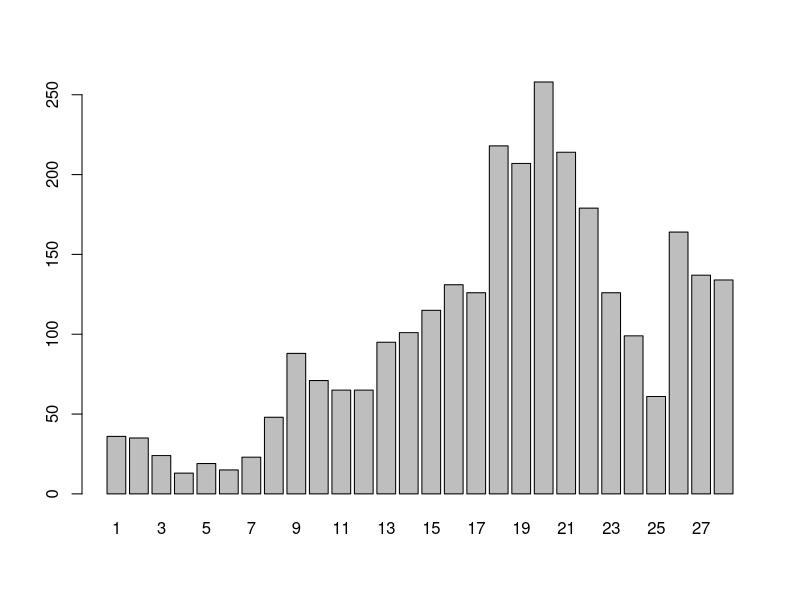
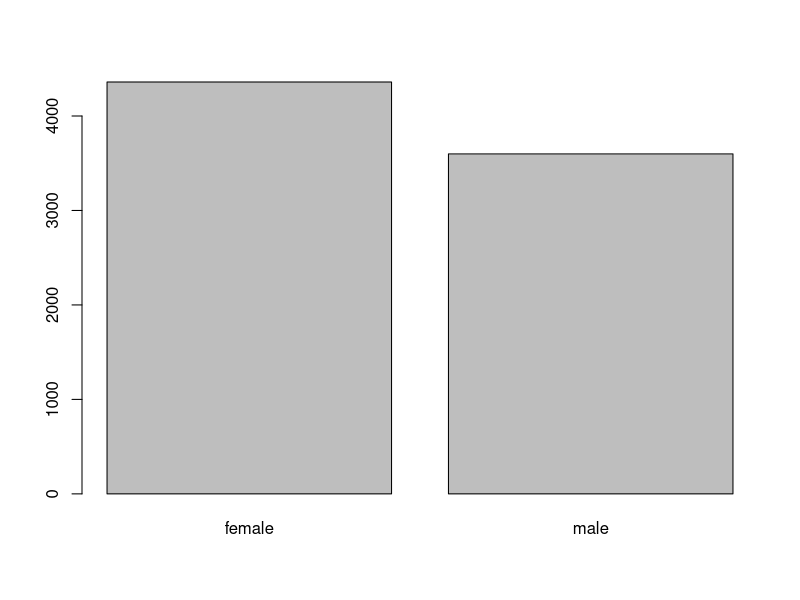
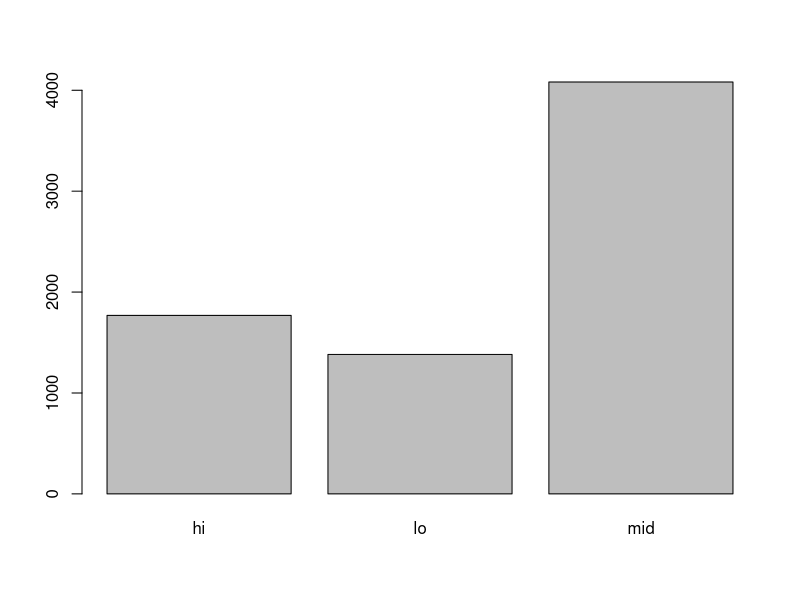
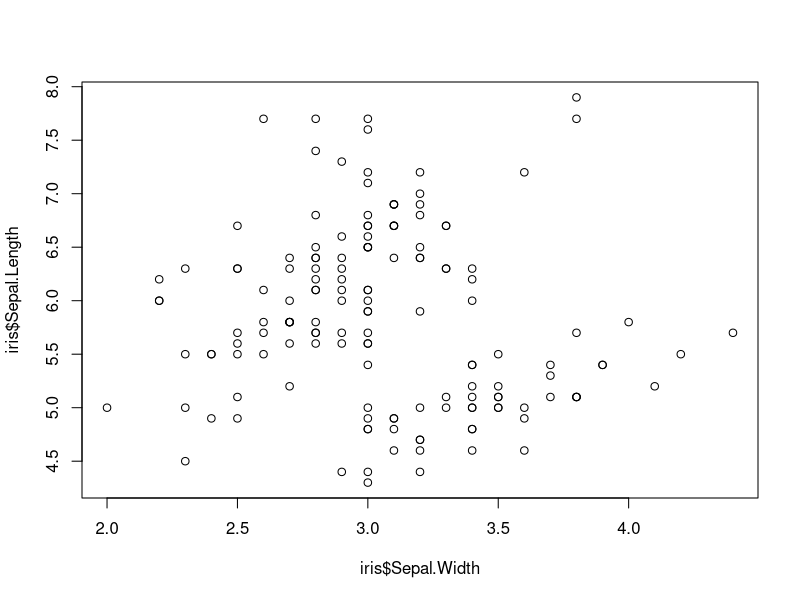
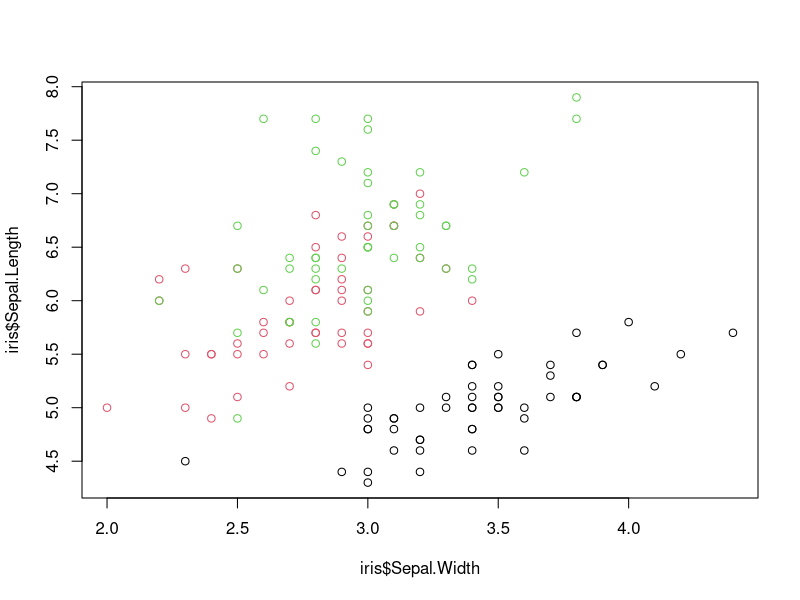

Source code (R) for these figures, in order: (Note: this script raises an error after producing the figures.)
### read data and check missings ###############################################
# === === === === === === === === === === === === === === === === === === 

# read in the data and do some initial inspection
dat <- read.csv("datasets/gss_2016_test.csv") 

# check for na's (none, yay!...but are there *really* none?!)
colSums(is.na(dat))

str(dat)
head(dat, n=5)


### basic cleanup and recoding #################################################
# === === === === === === === === === === === === === === === === === === 

# now check + clean up + transform columns as necessary

# `id` is an identifier, not a number
dat$id <- paste0("resp", dat$id)

# `form` has just two levels
table(dat$form)

# so we can recode it with `ifelse()`
dat$form <- ifelse(dat$form==1, "standard", "alternate_y")

# `sex` has just two levels
table(dat$sex)

# so we can recode it with `ifelse()`
dat$sex <- ifelse(dat$sex==1, "male", "female")

# income has lots of different values
# ALSO BTW YAY FIRST PLOT! 
barplot(table(dat$INCOME16))

# so we'll have to recode it in a more mechanical fashion...


# one option:
# recode income to `hi` or `mid` or `lo`, according to external values
lo  <- 1:12; mid <- 13:21; hi  <- 22:26
dat$income_cat <- ifelse(
  dat$INCOME16 %in% lo, "lo", ifelse(
    dat$INCOME16 %in% mid, "mid", ifelse(
      dat$INCOME16 %in% hi, "hi", NA
    )
  )
); rm(lo); rm(mid); rm(hi)


# another option:
# read in external vals as a table, and just sub in values for numeric codes
income <- read.csv(
  "datasets/lookup_income.csv", header=FALSE, col.names=c("num","val"), 
  stringsAsFactors=FALSE
)
# make a vector with values equal to income$val, and names income$num
income_lkup        <- as.vector(income$val)
names(income_lkup) <- income$num

# recode the income column by matching vals w the lookup table names
dat$income_range <- income_lkup[match(dat$INCOME16, names(income_lkup))]

# remove the original income col
dat$INCOME16 <- NULL


### a slightly more complicated case ##########################################
# === === === === === === === === === === === === === === === === === === 

# let's check out the race cols again
table(dat$racecen1, useNA="always")
table(dat$racecen2, useNA="always")

# kinda messy...let's just extract the census's notion of "ethnicity"
# (i.e. hispanic or non-hispanic)

# first read in our associative array of keys and values
race <- read.csv(
  "datasets/lookup_race.csv", header=FALSE, col.names=c("num","val"),
  stringsAsFactors=FALSE
)
race_lkup        <- as.vector(race$val)
names(race_lkup) <- race$num

dat$racecen1 <- ifelse(dat$racecen1 %in% c(0,98,99), NA, dat$racecen1)
dat$racecen2 <- ifelse(dat$racecen2 %in% c(0,98,99), NA, dat$racecen2)

dat$racecen1 <- race_lkup[match(dat$racecen1, names(race_lkup))]
dat$racecen2 <- race_lkup[match(dat$racecen2, names(race_lkup))]

dat$hisp <- ifelse(
  dat$racecen1=="Hispanic", "hispanic", "nonhispanic"
)
dat$hisp[dat$racecen2=="Hispanic"] <- "hispanic"

# now we can safely eliminate the `racecen1/2` columns
dat$racecen1 <- NULL; dat$racecen2 <- NULL



### reorganize columns as desired, toss unused ones ###########################
# === === === === === === === === === === === === === === === === === === 

# now we have everything except the outcome vars
# reorganize the df the way we want it
dem_cols  <- c("id", "year", "form", "sex", "age", "income_cat", "hisp")
item_cols <- names(dat)[startsWith(names(dat), "nat")]
dat <- dat[, c(dem_cols, item_cols)]


### deriving the outcome variable with `reshape2::melt()` #####################
# === === === === === === === === === === === === === === === === === === 

# NATFARE/NATFAREY/NATCITY/NATCITYY/NATRACE/NATRACEY
#    9        "No answer"
#    8        "Don't know"
#    3        "Too much"
#    2        "About right"
#    1        "Too little"
#    0        "Not applicable"

library("reshape2")

dat <- melt(dat, id.vars=dem_cols)

dat$variable <- as.character(dat$variable)

names(dat)[names(dat)=="variable"] <- "item"
names(dat)[names(dat)=="value"]    <- "response"

# let's check out what we have now:
head(dat, n=10)

# toss all the rows w/o real answers
dat <- dat[!dat$response %in% c(9, 8, 0), ]

# make a lookup table for the responses
val_lkup <- c(`1`="too little", `2`="about right", `3`="too much")

# recode responses as character
dat$response <- as.character(val_lkup[match(dat$response, names(val_lkup))])

# look at a table
table(dat$response, useNA="ifany")
table(dat$item, useNA="ifany")

# for now we'll just toss all y's to make life easier
dat$item <- gsub("y", "", dat$item)

# confirm that we have just three vals now
table(dat$item, useNA="ifany")



### summarizing the data ######################################################
# === === === === === === === === === === === === === === === === === === 

# many ways to summarize data by groups!

# frequency tables
table(dat$sex, dat$response)
table(dat$income_cat, dat$response)

# tables can have arbitrary dimensions, but even three is tough to parse...
# table(dat$sex, dat$income_cat, dat$response)

# cross-tabulate 
xtabs( ~ sex + income_cat, data=dat)
xtabs( ~ response + sex + income_cat, data=dat)

# marginal proportions
# **exercise** try setting margin=2
prop.table(xtabs( ~ response + income_cat, data=dat), margin=1)
prop.table(table(dat$response, dat$income_cat), margin=1)

# dplyr::summarize()/group_by() is my drug of choice:
library("dplyr")
dat %>% group_by(sex, income_cat) %>% summarize(
  num_obs = length(response),
  num_toolittle = sum(response=="too little", na.rm=TRUE),
  prop_toolittle  = num_toolittle / num_obs,
  num_aboutright = sum(response=="about right", na.rm=TRUE),
  prop_aboutright = num_aboutright / num_obs,
  num_toomuch = sum(response=="too much", na.rm=TRUE),
  prop_toomuch = num_toomuch / num_obs
  # the `mutate_if()` is just to make it display nicer
) %>% mutate_if(is.numeric, round, digits=3) %>% data.frame()

dat %>% group_by(item, form) %>% summarize(
  num_obs = length(response),
  num_toolittle = sum(response=="too little", na.rm=TRUE),
  prop_toolittle  = num_toolittle / num_obs,
  num_aboutright = sum(response=="about right", na.rm=TRUE),
  prop_aboutright = num_aboutright / num_obs,
  num_toomuch = sum(response=="too much", na.rm=TRUE),
  prop_toomuch = num_toomuch / num_obs
) %>% mutate_if(is.numeric, round, digits=3) %>% data.frame()


# can use formula interface with `aggregate()`
aggregate(age ~ sex + income_cat, FUN="mean", data=dat)
aggregate(age ~ sex + income_cat, FUN="sd", data=dat)
aggregate(age ~ sex + income_cat, FUN=function(x) round(mean(x)), data=dat)

# write a custom function for aggregating
custom_summary <- function(x){
  c(mean=round(mean(x)), sd=round(sd(x)), min=min(x), max=max(x))
}

# then supply the function as an argument to `aggregate()`
aggregate(age ~ sex + income_cat, FUN=custom_summary, data=dat)


### plotting with base functions ##############################################
# === === === === === === === === === === === === === === === === === === 

# barplots made from a table
barplot(table(dat$sex))
barplot(table(dat$income_cat))

# basic scatterplot
plot(iris$Sepal.Width, iris$Sepal.Length)
# with color coding
plot(iris$Sepal.Width, iris$Sepal.Length, col=iris$Species)

xvar <- 1:10
yvar <- rnorm(x)
# line plot (nice for time-series)
plot(xvar, yvar, type="l")
# scatter
plot(xvar, yvar, type="p")
# both
plot(xvar, yvar, type="b")
# other options are "c", "o", "S"/"s", "h", "n"

# histograms for numeric univariate distributions
# this is probably the base plotting function i use the most
hist(dat$age)


### plotting with `ggplot2::` #################################################
# === === === === === === === === === === === === === === === === === === 


# make a couple of summaries to plot directly
pdat <- dat %>% group_by(sex, income_cat, item, form) %>% summarize(
  num_obs = length(response),
  mean_age = mean(age, na.rm=TRUE),
  prop_toolittle  = sum(response=="too little", na.rm=TRUE) / num_obs,
  prop_aboutright = sum(response=="about right", na.rm=TRUE) / num_obs,
  prop_toomuch = sum(response=="too much", na.rm=TRUE) / num_obs
) %>% 
  mutate_if(is.numeric, round, digits=3) %>% 
  melt(measure.vars=c("prop_toolittle","prop_aboutright","prop_toomuch")) %>% 
  data.frame()

# make sure income is ordered how we want it (the others dont matter)
pdat$income_cat <- factor(pdat$income_cat, levels=c("lo","mid","hi"))


# the best way to learn ggplot is by example, so here we go.
library("ggplot2")

# scatterplots

# regular
ggplot(pdat, aes(x=mean_age, y=value)) +
  geom_point()

# color-coded
ggplot(pdat, aes(x=mean_age, y=value, color=variable)) +
  geom_point()

ggplot(pdat, aes(x=mean_age, y=value, color=income_cat)) +
  geom_point()

# size-coded
ggplot(pdat, aes(x=mean_age, y=value, size=num_obs)) + 
  geom_point()

# size- and color-coded
ggplot(pdat, aes(x=mean_age, y=value, size=num_obs, color=income_cat)) + 
  geom_point()


# now let's look at how the responses are distributed for individual items:


# first group the data by item and get proportions for each response
boosh <- dat %>% group_by(item) %>% summarize(
  prop_toolittle  = sum(response=="too little", na.rm=TRUE) / n(),
  prop_aboutright = sum(response=="about right", na.rm=TRUE) / n(),
  prop_toomuch = sum(response=="too much", na.rm=TRUE) / n()
) %>% melt(id.vars="item")

# now make some plots
ggplot(boosh, aes(x=item, y=value, fill=variable)) + 
  geom_bar(stat="identity")

ggplot(boosh, aes(x=item, y=value, fill=variable)) +
  geom_bar(stat="identity", position="dodge") 

ggplot(boosh, aes(x="", y=value, fill=variable)) +
  geom_bar(stat="identity", position="dodge") +
  facet_wrap(~item)


# now let's see if `form` looks like it has an effect on responses!

# first group the data by item and get proportions for each response
(boosh <- dat %>% group_by(item, form) %>% summarize(
  prop_toolittle  = sum(response=="too little", na.rm=TRUE) / n(),
  prop_aboutright = sum(response=="about right", na.rm=TRUE) / n(),
  prop_toomuch = sum(response=="too much", na.rm=TRUE) / n()
) %>% melt(id.vars=c("item","form")) %>% data.frame())


# we can plot in different ways to get different perspectives on the data
# (*warning*: not all perspectives are equally useful!)
ggplot(boosh, aes(x=variable, y=value, fill=form)) + 
  geom_bar(stat="identity", position="dodge") +
  facet_wrap(~item) 

ggplot(boosh, aes(x=item, y=value, fill=form)) + 
  geom_bar(stat="identity", position="dodge") +
  facet_wrap(~variable) 

ggplot(boosh, aes(x=variable, y=value)) +
  geom_bar(stat="identity", position="dodge") +
  facet_grid(item ~ form) 

ggplot(boosh, aes(x=variable, y=value, fill=variable)) +
  geom_bar(stat="identity", position="dodge") +
  facet_grid(item~form) 





### styling and saving plots ##################################################
# === === === === === === === === === === === === === === === === === === 

plob <- ggplot(boosh, aes(x=form, y=value, fill=variable)) +
  geom_bar(stat="identity") +
  facet_wrap( ~ item)

# set a global "theme" (also try "minimal", "classic", "538", etc.)
theme_set(theme_bw())

# control the colors
plob + 
  scale_fill_manual(values=c("lightgray","darkgray","black"))


# move the legend position
plob + 
  scale_fill_manual(values=c("lightgray","darkgray","black")) +
  theme(legend.position="top")

# label the axes and plot + make a title
plob + 
  scale_fill_manual(values=c("lightgray","darkgray","black")) +
  theme(legend.position="top") +
  labs(x="wording type", y="proportion of responses", 
       title="responses by wording type, for three GSS items",
       subtitle="survey data from 2016",
       caption="source: NORC at the University of Chicago (thx Ben!)")

# axis limits and axis ticks
plob + 
  scale_fill_manual(values=c("lightgray","darkgray","black")) +
  scale_y_continuous(
    limits=c(0, 1), breaks=seq(0, 1, .2), labels=paste0(seq(0, 100, 20), "%")
  ) +
  theme(legend.position="top") +
  labs(x="wording type", y="percentage of responses", 
       title="responses by wording type, for three GSS items",
       subtitle="survey data from 2016",
       caption="source: NORC at the University of Chicago (thx Ben!)")
  

# do a buncha other stuff and save the result to `plob` before saving
(saveplob <- plob +
    # specify scale details with `scale_*_*()` layers
    scale_fill_manual(values=c("lightgray","darkgray","black")) +
    scale_y_continuous(limits=c(0, 1), 
                       breaks=seq(0, 1, .2), 
                       labels=paste0(seq(0, 100, 20), "%")) +
    # say how various things should be displayed with `theme()`
    theme(legend.position="top", 
          plot.caption=element_text(hjust=0, color="orange", face="italic")) +
    # specify the content of various "labels" (stuff that gets displayed)
    labs(x="wording type", 
         y="percentage of responses", 
         title="responses by wording type, for three GSS items",
         subtitle="survey data from 2016",
         caption="source: NORC at the University of Chicago (thx Ben!)"))

# save as 9x6 landscape pdf
ggsave(filename="output/plob.pdf", plot=saveplob, width=9, height=6, units="in")


